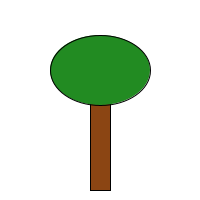
Frame 1 (no input)
Frame 60 (the mouse pressed at the canvas centre just before this capture): identical to frame 1, image omitted
Frame 120 (the mouse held since frame 60 and released just before this capture): identical to frame 1, image omitted

The Processing sketch that drew this single still picture (run headless with seeded random() and noise(); from frame 60 on, the mouse is pressed at the canvas centre):

// Processing sketch: Opdracht_9_9
// ── Opdracht_9_9.pde
void setup(){
  size(200,200);
}

void draw(){
  background(255,255,255);
  tekenBoom(100,130);
}

void tekenBoom(int x,int y){
  //Stam
    fill(139, 69, 19);
    rect(x-10,y-40,20,100);
    
  //blad
    fill(34, 139, 34);
    ellipse(x,y-60,100,70);
}
